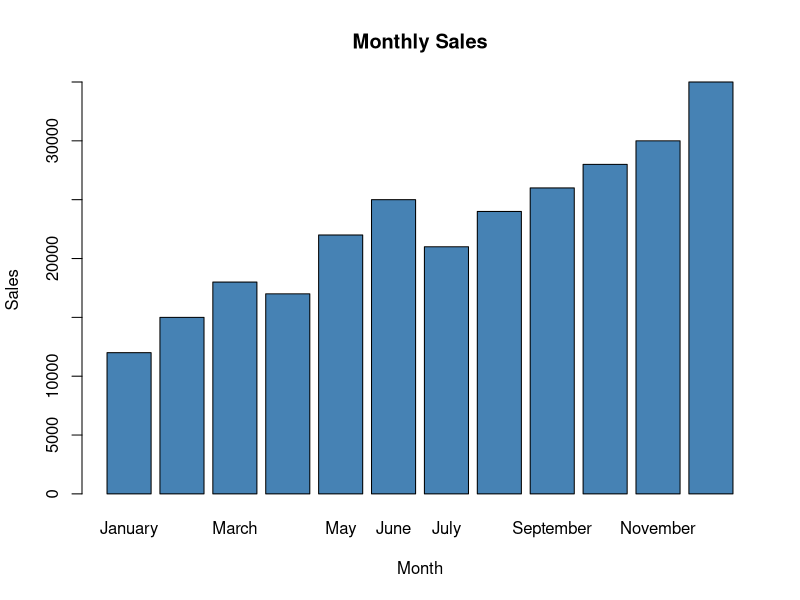
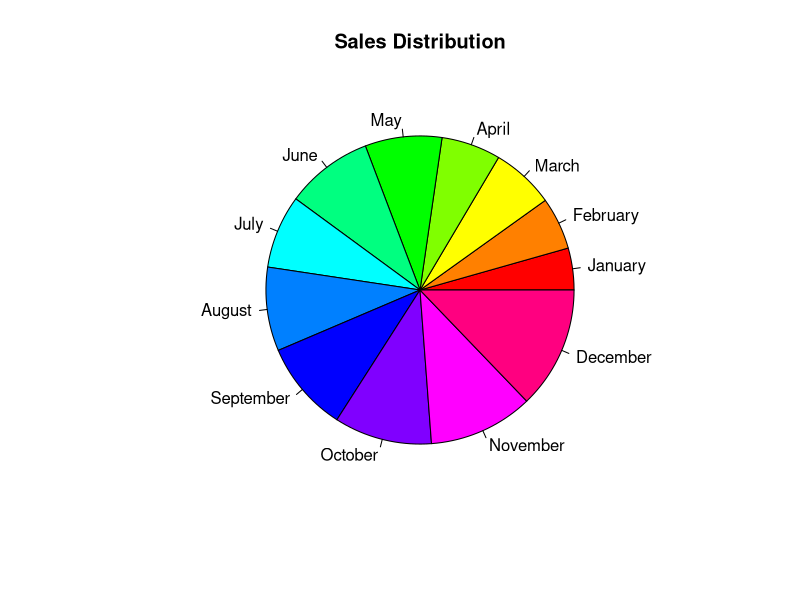

Write R code to recreate these figures, in order.
# Sales Data Analysis using R

# Read CSV File
sales <- read.csv("sales_data.csv")

# Display Dataset
print("Sales Dataset")
print(sales)

# Total Sales
total_sales <- sum(sales$Sales)

# Average Sales
average_sales <- mean(sales$Sales)

# Highest Sales
highest_sales <- max(sales$Sales)

# Lowest Sales
lowest_sales <- min(sales$Sales)

# Display Results
cat("Total Sales:", total_sales, "\n")
cat("Average Sales:", average_sales, "\n")
cat("Highest Sales:", highest_sales, "\n")
cat("Lowest Sales:", lowest_sales, "\n")

# Summary Statistics
summary(sales)

# Bar Chart
barplot(
  sales$Sales,
  names.arg = sales$Month,
  col = "steelblue",
  main = "Monthly Sales",
  xlab = "Month",
  ylab = "Sales"
)

# Pie Chart
pie(
  sales$Sales,
  labels = sales$Month,
  col = rainbow(nrow(sales)),
  main = "Sales Distribution"
)
